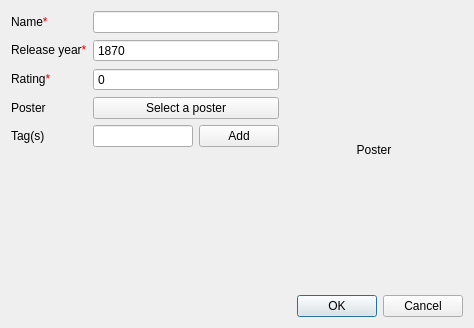
<?xml version="1.0" encoding="UTF-8"?>
<ui version="4.0">
 <class>EditMovieDialog</class>
 <widget class="QDialog" name="EditMovieDialog">
  <property name="geometry">
   <rect>
    <x>0</x>
    <y>0</y>
    <width>474</width>
    <height>328</height>
   </rect>
  </property>
  <property name="windowTitle">
   <string/>
  </property>
  <layout class="QGridLayout" name="gridLayout" columnstretch="6,4">
   <item row="1" column="0" colspan="2">
    <widget class="QDialogButtonBox" name="ButtonBox">
     <property name="orientation">
      <enum>Qt::Horizontal</enum>
     </property>
     <property name="standardButtons">
      <set>QDialogButtonBox::Cancel|QDialogButtonBox::Ok</set>
     </property>
    </widget>
   </item>
   <item row="0" column="1">
    <widget class="QLabel" name="PosterLabel">
     <property name="minimumSize">
      <size>
       <width>150</width>
       <height>200</height>
      </size>
     </property>
     <property name="text">
      <string>Poster</string>
     </property>
     <property name="alignment">
      <set>Qt::AlignCenter</set>
     </property>
    </widget>
   </item>
   <item row="0" column="0">
    <layout class="QGridLayout" name="FormLayout">
     <item row="0" column="0">
      <widget class="QLabel" name="NameLabel">
       <property name="text">
        <string>&lt;html&gt;&lt;head/&gt;&lt;body&gt;&lt;p&gt;Name&lt;span style=&quot; color:#dd0000;&quot;&gt;*&lt;/span&gt;&lt;/p&gt;&lt;/body&gt;&lt;/html&gt;</string>
       </property>
      </widget>
     </item>
     <item row="2" column="1">
      <widget class="QSpinBox" name="RatingInput">
       <property name="buttonSymbols">
        <enum>QAbstractSpinBox::NoButtons</enum>
       </property>
       <property name="maximum">
        <number>10</number>
       </property>
      </widget>
     </item>
     <item row="1" column="1">
      <widget class="QSpinBox" name="ReleaseYearInput">
       <property name="buttonSymbols">
        <enum>QAbstractSpinBox::NoButtons</enum>
       </property>
       <property name="minimum">
        <number>1870</number>
       </property>
       <property name="maximum">
        <number>2000</number>
       </property>
      </widget>
     </item>
     <item row="0" column="1">
      <widget class="QLineEdit" name="NameInput"/>
     </item>
     <item row="2" column="0">
      <widget class="QLabel" name="RatingLabel">
       <property name="text">
        <string>&lt;html&gt;&lt;head/&gt;&lt;body&gt;&lt;p&gt;Rating&lt;span style=&quot; color:#dd0000;&quot;&gt;*&lt;/span&gt;&lt;/p&gt;&lt;/body&gt;&lt;/html&gt;</string>
       </property>
      </widget>
     </item>
     <item row="5" column="0">
      <widget class="QLabel" name="TagsLabel">
       <property name="text">
        <string>Tag(s)</string>
       </property>
      </widget>
     </item>
     <item row="1" column="0">
      <widget class="QLabel" name="ReleaseYearLabel">
       <property name="text">
        <string>&lt;html&gt;&lt;head/&gt;&lt;body&gt;&lt;p&gt;Release year&lt;span style=&quot; color:#dd0000;&quot;&gt;*&lt;/span&gt;&lt;/p&gt;&lt;/body&gt;&lt;/html&gt;</string>
       </property>
      </widget>
     </item>
     <item row="6" column="0" colspan="2">
      <spacer name="verticalSpacer">
       <property name="orientation">
        <enum>Qt::Vertical</enum>
       </property>
       <property name="sizeHint" stdset="0">
        <size>
         <width>20</width>
         <height>40</height>
        </size>
       </property>
      </spacer>
     </item>
     <item row="4" column="0">
      <layout class="QVBoxLayout" name="CustomColumnsLabelLayout"/>
     </item>
     <item row="3" column="0">
      <widget class="QLabel" name="PosterTextLabel">
       <property name="text">
        <string>Poster</string>
       </property>
      </widget>
     </item>
     <item row="5" column="1">
      <layout class="QHBoxLayout" name="TagsInputLayout">
       <item>
        <widget class="QLineEdit" name="TagsInput"/>
       </item>
       <item>
        <widget class="QPushButton" name="TagsAddButton">
         <property name="text">
          <string>Add</string>
         </property>
        </widget>
       </item>
      </layout>
     </item>
     <item row="3" column="1">
      <widget class="QPushButton" name="PosterButton">
       <property name="text">
        <string>Select a poster</string>
       </property>
      </widget>
     </item>
     <item row="4" column="1">
      <layout class="QVBoxLayout" name="CustomColumnsInputLayout"/>
     </item>
    </layout>
   </item>
  </layout>
 </widget>
 <resources/>
 <connections>
  <connection>
   <sender>ButtonBox</sender>
   <signal>accepted()</signal>
   <receiver>EditMovieDialog</receiver>
   <slot>accept()</slot>
   <hints>
    <hint type="sourcelabel">
     <x>248</x>
     <y>254</y>
    </hint>
    <hint type="destinationlabel">
     <x>157</x>
     <y>274</y>
    </hint>
   </hints>
  </connection>
  <connection>
   <sender>ButtonBox</sender>
   <signal>rejected()</signal>
   <receiver>EditMovieDialog</receiver>
   <slot>reject()</slot>
   <hints>
    <hint type="sourcelabel">
     <x>316</x>
     <y>260</y>
    </hint>
    <hint type="destinationlabel">
     <x>286</x>
     <y>274</y>
    </hint>
   </hints>
  </connection>
 </connections>
</ui>
